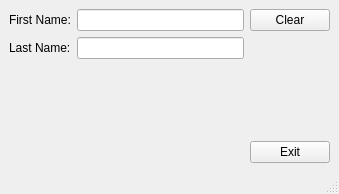
<?xml version="1.0" encoding="UTF-8"?>
<ui version="4.0">
 <class>MainWindow</class>
 <widget class="QMainWindow" name="MainWindow">
  <property name="geometry">
   <rect>
    <x>0</x>
    <y>0</y>
    <width>339</width>
    <height>194</height>
   </rect>
  </property>
  <property name="windowTitle">
   <string>Main</string>
  </property>
  <widget class="QWidget" name="centralwidget">
   <layout class="QGridLayout" name="gridLayout">
    <item row="0" column="0">
     <layout class="QHBoxLayout" name="horizontalLayout_3">
      <item>
       <layout class="QVBoxLayout" name="verticalLayout">
        <item>
         <layout class="QHBoxLayout" name="horizontalLayout">
          <item>
           <widget class="QLabel" name="label">
            <property name="text">
             <string>First Name:</string>
            </property>
           </widget>
          </item>
          <item>
           <widget class="QLineEdit" name="lineEdit"/>
          </item>
         </layout>
        </item>
        <item>
         <layout class="QHBoxLayout" name="horizontalLayout_2">
          <item>
           <widget class="QLabel" name="label_2">
            <property name="text">
             <string>Last Name:</string>
            </property>
           </widget>
          </item>
          <item>
           <widget class="QLineEdit" name="lineEdit_2"/>
          </item>
         </layout>
        </item>
        <item>
         <spacer name="verticalSpacer_2">
          <property name="orientation">
           <enum>Qt::Vertical</enum>
          </property>
          <property name="sizeHint" stdset="0">
           <size>
            <width>20</width>
            <height>40</height>
           </size>
          </property>
         </spacer>
        </item>
       </layout>
      </item>
      <item>
       <layout class="QVBoxLayout" name="verticalLayout_2">
        <item>
         <widget class="QPushButton" name="pushButton">
          <property name="text">
           <string>Clear</string>
          </property>
         </widget>
        </item>
        <item>
         <spacer name="verticalSpacer">
          <property name="orientation">
           <enum>Qt::Vertical</enum>
          </property>
          <property name="sizeHint" stdset="0">
           <size>
            <width>20</width>
            <height>28</height>
           </size>
          </property>
         </spacer>
        </item>
        <item>
         <widget class="QPushButton" name="pushButton_2">
          <property name="text">
           <string>Exit</string>
          </property>
         </widget>
        </item>
       </layout>
      </item>
     </layout>
    </item>
   </layout>
  </widget>
  <widget class="QMenuBar" name="menubar">
   <property name="geometry">
    <rect>
     <x>0</x>
     <y>0</y>
     <width>339</width>
     <height>21</height>
    </rect>
   </property>
  </widget>
  <widget class="QStatusBar" name="statusbar"/>
 </widget>
 <resources/>
 <connections/>
</ui>
